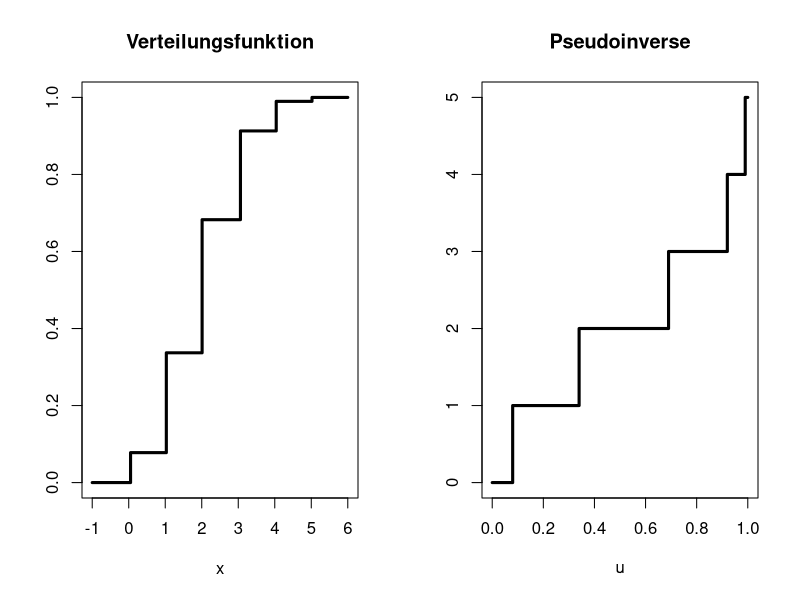

The R source for this figure:
# ------------------------------------------------------------------------------
# Project:     SRM - Stochastische Risikomodellierung und statistische Methoden
# ------------------------------------------------------------------------------
# Quantlet:    SRM_fig1.1
# ------------------------------------------------------------------------------
# Description: Produces the curves for the binomial distribution function and the
# pseudoinverse function under the probability=0.4 and the size=5.
# ------------------------------------------------------------------------------
# Keywords:    plot, curve, binomial, distribution, funciton, visualization
# ------------------------------------------------------------------------------
# See also:
# ------------------------------------------------------------------------------
# Author:      Sandor
# ------------------------------------------------------------------------------

## clear history
rm(list = ls(all = TRUE))
graphics.off()

## Zeichne die verallg. Inf fuer B(5,0.4)
par(mfrow = c(1, 2))
p = 0.4
n = 5
curve(pbinom(x, n, p), from = -1, to = 6, type = "s", ylab = expression(), 
      lwd = 3, col = "black")
title("Verteilungsfunktion")
curve(qbinom(x, n, p), from = 0, to = 1, type = "s", ylab = expression(), 
      xlab = expression(u), lwd = 3, col = "black")
title("Pseudoinverse")

